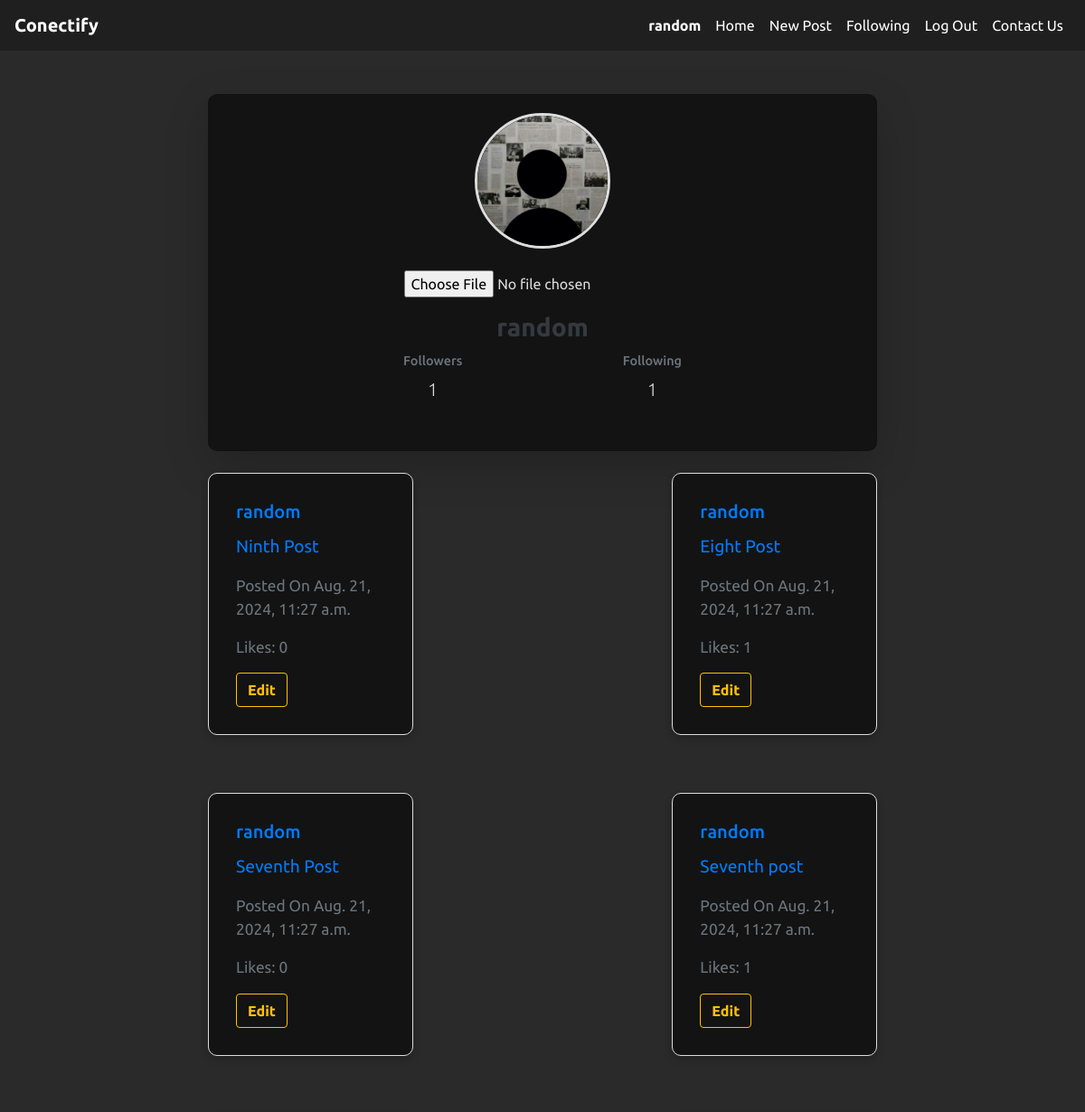
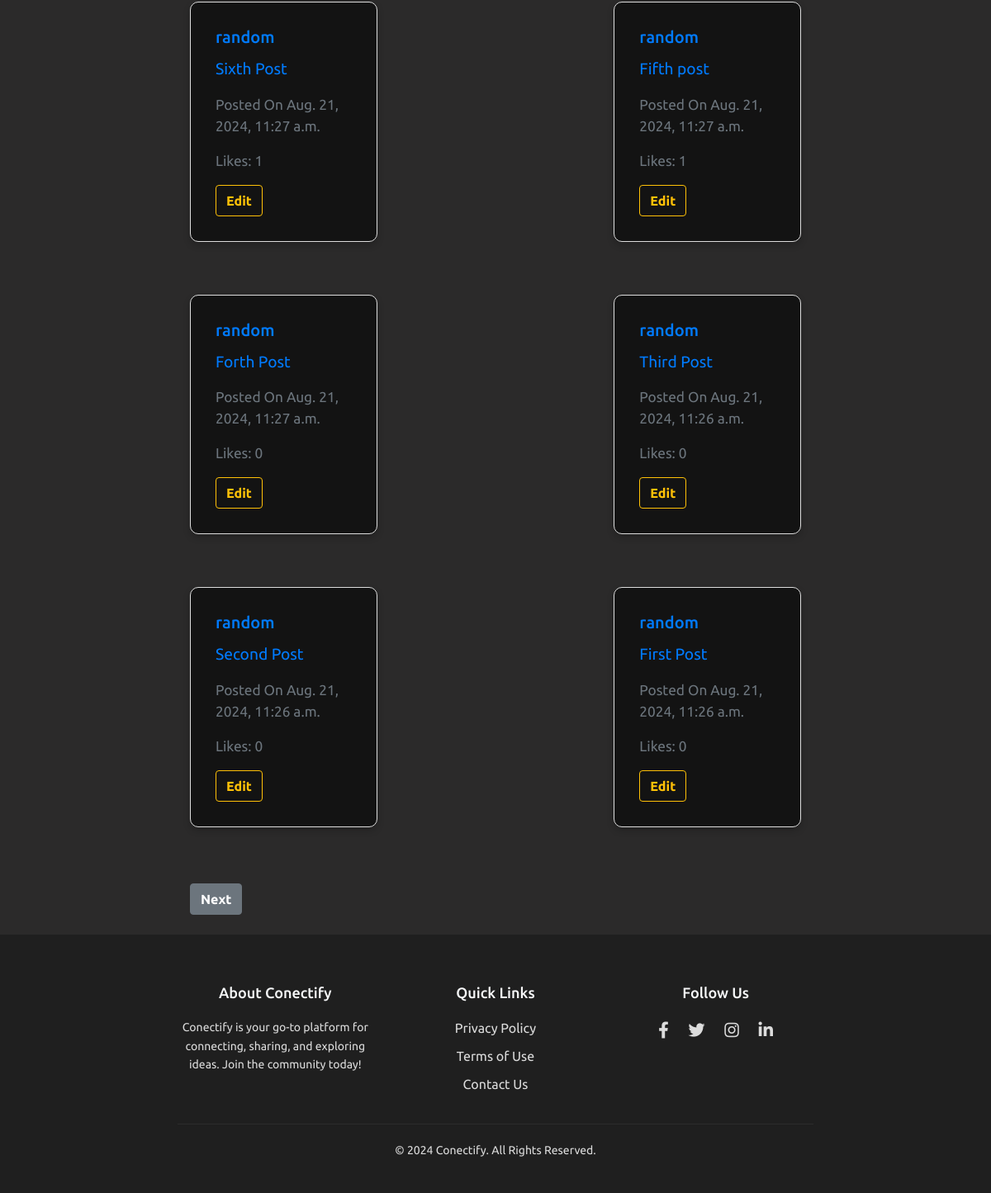
Screenshot of /profile/random/ (signed in) with the database file from the repository (2 pictures, top to bottom).
### network/models.py (models this page shows, shortened)
class User(AbstractUser):
    profile_image = models.ImageField(upload_to = "profile_image", blank=True,null=True)

class Post(models.Model):
    user = models.ForeignKey(User , on_delete=models.CASCADE, related_name="posts")
    image = models.ImageField( upload_to="post_images/'",blank= True , null = True)
    image_url = models.URLField(blank=True , null= True)
    content = models.TextField()
    updated_at = models.DateTimeField(auto_now_add = True)
    timestamp = models.DateTimeField(auto_now_add=True)
    likes = models.ManyToManyField(User, blank=True , related_name="likes")

### network/views.py (the view)
# urls.py: path('profile/<str:username>/', views.profile_view, name="profile"),
@login_required
def profile_view(request,username):
    user_profile = get_object_or_404(User, username=username)
    posts = Post.objects.filter(user= user_profile).order_by('-timestamp')
    paginator = Paginator(posts, 10)
    page_number = request.GET.get('page')
    page_obj = paginator.get_page(page_number)
    is_following = Follow.objects.filter(follower = request.user , followed = user_profile).exists()
    if request.method == "POST":
        if is_following:
            Follow.objects.filter(follower= request.user , followed = user_profile).delete()
        else:
            Follow.objects.create(follower =request.user , followed = user_profile)
        return redirect('profile',username = username)
    context = {
        'user_profile': user_profile,
        'posts' : page_obj.object_list,
        'is_following': is_following,
        'page_obj':page_obj
    }
    return render(request , "network/profile.html", context)

### network/templates/network/profile.html (shortened to what this page needs)
{% extends "network/layout.html" %}
{% block body %}
<div class="container mt-5">
    <div class="row mb-4">
        <div class="col-12">
            <div class="card shadow-lg">
                <div class="card-body text-center">
                    <div class="profile-img-container mb-4">
                        {% if user_profile.profile_image %}
                        <img src="{{ user_profile.profile_image.url }}" alt="Profile Image" class="rounded-circle profile-img">
                        {% else %}
                        {% load static %}
                        <img src="{% static 'images/default.jpg' %}" alt="Default Profile Image" class="rounded-circle profile-img">
                        {% endif %}
                    </div>
                    {% if user.is_authenticated and user == user_profile %}
    <form method="post" action="{% url 'profile-image-upload' %}" enctype="multipart/form-data" class="mb-3">
        <input type="file" name="profile_image" accept="image/*" class="form-control-file" onchange="toggleUploadButton(event)">
    </form>
{% endif %}
                    <h3 class="card-title text-dark font-weight-bold">{{ user_profile.username }}</h3>
                    <div class="row justify-content-center text-center mb-3">
                        <div class="col-4">
                            <h5 class="text-muted">Followers</h5>
                            <p class="lead">{{ user_profile.followers.count }}</p>
                        </div>
                        <div class="col-4">
                            <h5 class="text-muted">Following</h5>
                            <p class="lead">{{ user_profile.following.count }}</p>
                        </div>
                    </div>
                </div>
            </div>
        </div>
    </div>
    <div class="row" id="post-container">
        {% for post in posts %}
        <div class="col-md-4 mb-4">
            <div class="card post">
                <a href="{% url 'post_detail' post.id %}" class="text-decoration-none">
                    <div class="card-body">
                        <h5 class="card-title text-primary">{{ post.user.username }}</h5>
                        <p class="card-text" id="post-content-{{ post.id }}">{{ post.content|truncatewords:20 }}</p>
                        <p class="card-text">
                            <small class="text-muted">Posted On {{ post.timestamp }}</small>
                        </p>
                        <p class="card-text">
                            <small class="text-muted">Likes: <span id="like-count-{{ post.id }}">{{ post.likes.count }}</span></small>
                        </p>
                        {% if post.user == user %}
                        <button class="btn btn-outline-warning" onclick="editPost({{ post.id }})">Edit</button>
                        {% endif %}
                    </div>
                </a>
            </div>
        </div>
        {% empty %}
        <p class="text-center">No posts available.</p>
        {% endfor %}
    </div>
    <div class="d-flex justify-content-between mt-4">
        {% if page_obj.has_next %}
        <a class="btn btn-secondary" href="?page={{ page_obj.next_page_number }}">Next</a>
        {% endif %}
    </div>
</div>
{% endblock body %}

### network/templates/network/layout.html (shortened to what this page needs)
{% load static %}
<!DOCTYPE html>
<html lang="en">
<head>
    <link rel="stylesheet" href="https://stackpath.bootstrapcdn.com/bootstrap/4.4.1/css/bootstrap.min.css">
    <link href="{% static 'network/styles.css' %}" rel="stylesheet">
    <link href="https://cdnjs.cloudflare.com/ajax/libs/font-awesome/5.15.4/css/all.min.css" rel="stylesheet">
</head>
<body>
    <nav class="navbar navbar-expand-lg navbar-dark bg-dark">
        <a class="navbar-brand" href="#top"><strong>Conectify</strong></a>
        <div class="collapse navbar-collapse" id="navbarNav">
            <ul class="navbar-nav ml-auto">
                {% if user.is_authenticated %}
                    <li class="nav-item">
                        <a class="nav-link" href="{% url 'profile' user.username %}"><strong>{{ user.username }}</strong></a>
                    </li>
                    <li class="nav-item">
                        <a class="nav-link" href="{% url 'all-posts' %}">Home</a>
                    </li>
                    <li class="nav-item">
                        <a class="nav-link" href="{% url 'new-post' %}">New Post</a>
                    </li>
                    <li class="nav-item">
                        <a class="nav-link" href="{% url 'following' %}">Following</a>
                    </li>
                    <li class="nav-item">
                        <a class="nav-link" href="{% url 'logout' %}">Log Out</a>
                    </li>
                {% endif %}
                <li class="nav-item">
                    <a class="nav-link" href="#footer">Contact Us</a>
                </li>
            </ul>
        </div>
    </nav>
   <div class="container my-4 flex-grow-1">
    {% block body %}
    {% endblock %}
</div>
<footer id="footer">
    <div class="container">
        <div class="row">
            <div class="col-md-4">
                <h5>About Conectify</h5>
                <p>Conectify is your go-to platform for connecting, sharing, and exploring ideas. Join the community today!</p>
            </div>
            <div class="col-md-4">
                <h5>Quick Links</h5>
                <ul class="list-unstyled">
                    <li><a href="#">Privacy Policy</a></li>
                    <li><a href="#">Terms of Use</a></li>
                    <li><a href="#">Contact Us</a></li>
                </ul>
            </div>
            <div class="col-md-4">
                <h5>Follow Us</h5>
                <div class="social-icons">
                    <a href="#"><i class="fab fa-facebook-f"></i></a>
                    <a href="#"><i class="fab fa-twitter"></i></a>
                    <a href="#"><i class="fab fa-instagram"></i></a>
                    <a href="#"><i class="fab fa-linkedin-in"></i></a>
                </div>
            </div>
        </div>
        <hr class="footer-divider">
        <p>&copy; 2024 Conectify. All Rights Reserved.</p>
    </div>
</footer>
</body>
</html>

### network/static/network/styles.css (style rules this page uses)
html { scroll-behavior: smooth; }
.post { border: 1px solid #ddd; padding: 10px; margin-bottom: 20px; }
.post p { font-size: 1.2em; }
.post small { display: block; margin-top: 10px; color: #888; }
body { font-family:'Ubuntu',sans-serif; background-color: #2b2a2a; }
.navbar { background-color: #1f1f1f !important; }
.navbar-brand { font-weight: bold; color: white !important; }
.navbar-nav .nav-link { color: white !important; }
.container { max-width: 800px; margin-top: 20px; }
#post-container { display: flex; flex-wrap: wrap; justify-content: space-between; gap: 20px; }
.card { background-color: #131313; border-radius: 10px; transition: transform 0.3s ease, box-shadow 0.3s ease; cursor: pointer; box-shadow: 0 4px 8px rgba(0, 0, 0, 0.2); color: #dcdcdc; }
.btn { transition: background-color 0.3s ease, color 0.3s ease; font-weight: bold; }
.btn-outline-warning { border-color: #ffc107; color: #ffc107; background-color: transparent; }
.btn-secondary { background-color: #6c757d; color: #fff; font-weight: bold; }
.text-muted { font-size: 0.9em; color: #a6a6a6; }
footer { background-color: #1f1f1f; color: #dcdcdc; text-align: center; padding: 40px 0; }
footer h5 { color: #f8f9fa; margin-bottom: 20px; font-size: 18px; }
footer p { font-size: 14px; margin: 0; line-height: 1.6; }
footer ul { list-style: none; padding: 0; }
footer ul li { margin: 10px 0; }
footer ul li a { color: #dcdcdc !important; text-decoration: none !important; transition: color 0.3s ease-in-out; }
footer .social-icons a { font-size: 20px; color: #dcdcdc; margin: 0 10px; transition: color 0.3s ease-in-out; }
footer .footer-divider { border-top: 1px solid #2c2c2c; margin: 20px 0; }
.profile-img-container { width: 150px; height: 150px; margin: 0 auto; position: relative; }
.profile-img { width: 100%; height: 100%; object-fit: cover; border: 3px solid #ddd; }
.form-control-file { display: inline-block; width: auto; margin: 0 auto; }

### rows the page displays
User: username "random", followers.count "1", following.count "1"
Post: user.username "random", content "Ninth Post", timestamp "Aug. 21, 2024, 11:27 a.m.", likes.count "0"
Post: user.username "random", content "Eight Post", timestamp "Aug. 21, 2024, 11:27 a.m.", likes.count "1"
Post: user.username "random", content "Seventh Post", timestamp "Aug. 21, 2024, 11:27 a.m.", likes.count "0"
Post: user.username "random", content "Seventh post", timestamp "Aug. 21, 2024, 11:27 a.m.", likes.count "1"
Post: user.username "random", content "Sixth Post", timestamp "Aug. 21, 2024, 11:27 a.m.", likes.count "1"
Post: user.username "random", content "Fifth post", timestamp "Aug. 21, 2024, 11:27 a.m.", likes.count "1"
Post: user.username "random", content "Forth Post", timestamp "Aug. 21, 2024, 11:27 a.m.", likes.count "0"
Post: user.username "random", content "Third Post", timestamp "Aug. 21, 2024, 11:26 a.m.", likes.count "0"
Post: user.username "random", content "Second Post", timestamp "Aug. 21, 2024, 11:26 a.m.", likes.count "0"
Post: user.username "random", content "First Post", timestamp "Aug. 21, 2024, 11:26 a.m.", likes.count "0"
